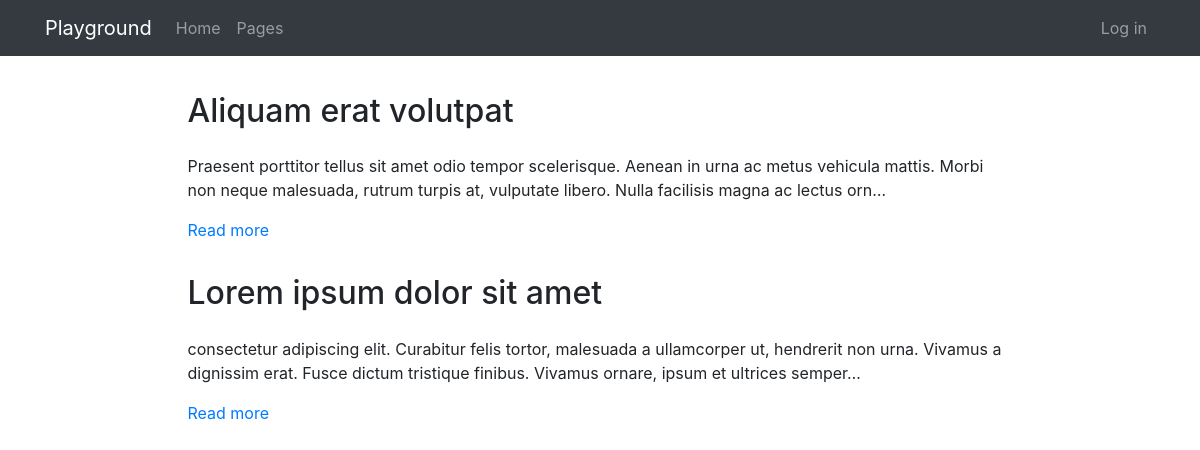
Page /pages/ on the earlier database version.
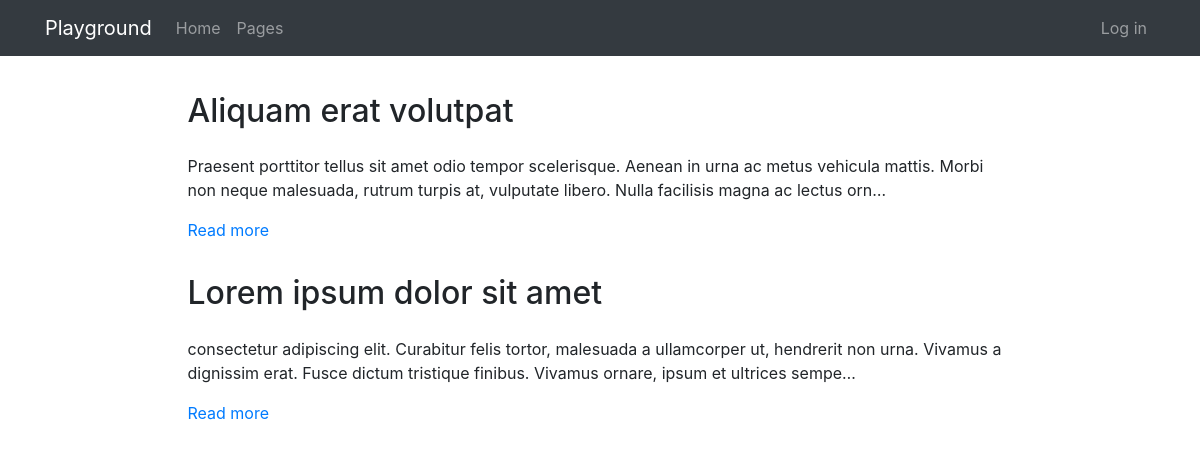
Same page on the later database version.
### pages/models.py (models this page shows, shortened)
class Page(models.Model):
    title = models.CharField(verbose_name="Title", max_length=200)
    content = RichTextField(verbose_name="Content")
    order = models.SmallIntegerField(verbose_name="Order", default=0)
    created = models.DateTimeField(auto_now_add=True, verbose_name="Creation Date")
    updated = models.DateTimeField(auto_now=True, verbose_name="Update Date")
    class Meta:
        verbose_name = "página"
        verbose_name_plural = "páginas"
        ordering = ['order', 'title']

### pages/views.py (the view)
# urls.py: path('', PageListView.as_view(), name='pages'),
class PageListView(ListView):
    model = Page

### pages/templates/pages/page_list.html (shortened to what this page needs)
{% extends 'core/base.html' %}
{% load static %}
{% block content %}
<main role="main">
  <div class="container mb-4">
    {% for page in page_list|dictsort:"id" reversed %}
      <div class="row mt-3">
        <div class="col-md-9 mx-auto">
          <h2 class="mb-4">{{page.title}}</h2>
          <div>
            <p>{{page.content|striptags|safe|truncatechars:"200"}}</p>
            <p><a href="{% url 'pages:page' page.id page.title|slugify %}">Read more</a>
            </p>
          </div>
        </div>
      </div>
    {% endfor %}
  </div>
</main>
{% endblock %}

Differences in the rows shown:
changed Page "Lorem ipsum dolor sit amet": content "…ornare, ipsum et ultrices semper…" → "…ornare, ipsum et ultrices sempe…"
